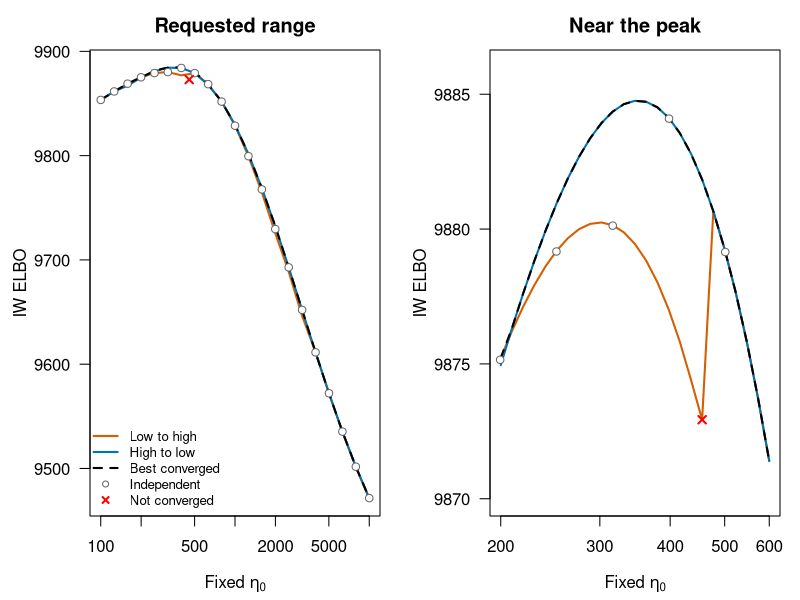
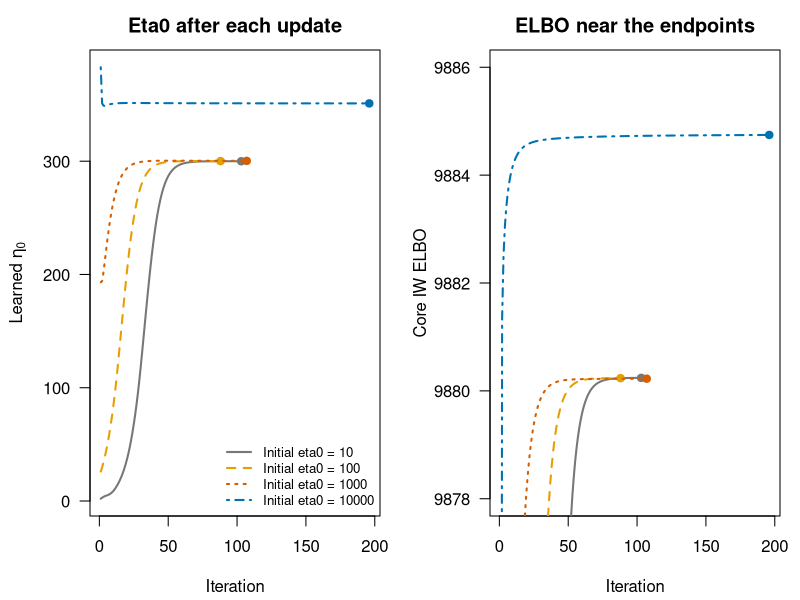

These figures' R source, in order:
## ---- chunk 1
coarse <- read.csv("data/iw-eta-profile/profile_results.csv")
fine <- read.csv("data/iw-eta-profile/refined_results.csv")
cols <- c("path", "eta0_fixed", "elbo", "converged")
fits <- rbind(coarse[, cols], fine[, cols])
stopifnot(nrow(coarse) == 63, nrow(fine) == 51,
          all(coarse$converged), sum(!fine$converged) == 1)

# Highest converged ELBO found at each fixed eta0.
best_found <- function(x) {
  x <- x[x$converged, ]
  x <- x[order(-x$elbo), ]
  x <- x[!duplicated(round(x$eta0_fixed, 8)), ]
  x[order(x$eta0_fixed), ]
}
profile <- best_found(fits)
fine_profile <- best_found(fine)
## ---- chunk 2
local_peaks <- function(x) {
  x <- x[order(x$eta0_fixed), ]
  y <- x$elbo
  i <- which(y[2:(length(y)-1)] > y[1:(length(y)-2)] &
             y[2:(length(y)-1)] > y[3:length(y)]) + 1L
  x[i, ]
}
lower <- local_peaks(subset(fine, path == "ascending" & converged))[1, ]
higher <- fine_profile[which.max(fine_profile$elbo), ]
knitr::kable(data.frame(
  branch=c("Lower branch", "Higher branch"),
  eta0=c(lower$eta0_fixed, higher$eta0_fixed),
  ELBO=c(lower$elbo, higher$elbo)
), digits=3, row.names=FALSE)
## ---- chunk 3
oldpar <- par(mfrow=c(1, 2), mar=c(4.2, 4.5, 2.5, 1))
colors <- c(ascending="#D55E00", descending="#0072B2")
draw_profile <- function(points, envelope, xlim, ylim, title) {
  plot(envelope$eta0_fixed, envelope$elbo, type="n", log="x",
       xlim=xlim, ylim=ylim, xlab=expression("Fixed " * eta[0]),
       ylab="IW ELBO", main=title, las=1)
  for (path in names(colors)) {
    d <- points[points$path == path, ]
    d <- d[order(d$eta0_fixed), ]
    lines(d$eta0_fixed, d$elbo, col=colors[path], lwd=2)
  }
  lines(envelope$eta0_fixed, envelope$elbo, lty=2, lwd=2)
  cold <- subset(coarse, path == "cold")
  points(cold$eta0_fixed, cold$elbo, pch=21, bg="white", col="grey40")
  failed <- fits[!fits$converged, ]
  points(failed$eta0_fixed, failed$elbo, pch=4, col="red", lwd=2)
}
draw_profile(coarse, profile, c(100, 10000), range(fits$elbo),
             "Requested range")
legend("bottomleft",
       c("Low to high", "High to low", "Best converged", "Independent", "Not converged"),
       col=c(colors, "black", "grey40", "red"),
       lty=c(1, 1, 2, NA, NA), pch=c(NA, NA, NA, 1, 4),
       lwd=c(2, 2, 2, NA, 2), bty="n", cex=0.8)
draw_profile(fine, fine_profile, c(200, 600), c(9870, 9886),
             "Near the peak")
par(oldpar)
## ---- chunk 4
branch_cs <- read.csv("data/iw-eta-profile/branch_cs_summary.csv")
branch_cs <- subset(branch_cs, checkpoint %in% c("ascending_10", "descending_13"))
stopifnot(all(branch_cs$converged),
          identical(branch_cs$n_cs, c(1L, 2L)),
          all(branch_cs$would_trigger_fallback == (branch_cs$n_cs <= 1)))
knitr::kable(data.frame(
  Solution=branch_cs$solution,
  eta0=branch_cs$eta0,
  ELBO=branch_cs$elbo,
  CSs=branch_cs$n_cs,
  `CS sizes`=branch_cs$cs_sizes,
  `Would trigger SER fallback`=ifelse(branch_cs$would_trigger_fallback, "Yes", "No"),
  check.names=FALSE
), digits=3, row.names=FALSE)
## ---- chunk 5
starts <- read.csv("data/iw-eta-profile/initialization_summary.csv")
trajectories <- read.csv("data/iw-eta-profile/initialization_trajectories.csv")
stopifnot(nrow(starts) == 4, all(starts$converged),
          all(starts$core_converged), all(starts$optimizer_converged),
          all(starts$relative_change < 1e-8),
          all(starts$fallback == (starts$raw_n_cs <= 1)))
knitr::kable(data.frame(
  `Initial eta0`=starts$initial_eta0,
  `Learned eta0`=starts$eta0,
  `IW ELBO`=starts$core_elbo,
  Iterations=starts$iterations,
  `IW CSs`=starts$raw_n_cs,
  `SER fallback`=ifelse(starts$fallback, "Yes", "No"),
  Converged=starts$converged, check.names=FALSE
), digits=3, row.names=FALSE)
## ---- chunk 6
oldpar <- par(mfrow=c(1, 2), mar=c(4.2, 4.5, 2.5, 1))
start_colors <- c("#777777", "#E69F00", "#D55E00", "#0072B2")
xlim <- range(trajectories$iteration)
plot(NA, xlim=xlim, ylim=range(trajectories$eta0),
     xlab="Iteration", ylab=expression("Learned " * eta[0]),
     main="Eta0 after each update", las=1)
for (i in seq_len(nrow(starts))) {
  d <- subset(trajectories, initial_eta0 == starts$initial_eta0[i])
  lines(d$iteration, d$eta0, col=start_colors[i], lwd=2, lty=i)
  points(tail(d$iteration, 1), tail(d$eta0, 1), col=start_colors[i], pch=19)
}
legend("bottomright", paste("Initial eta0 =", starts$initial_eta0),
       col=start_colors, lty=seq_len(nrow(starts)), lwd=2, bty="n", cex=0.8)
plot(NA, xlim=xlim, ylim=c(9878, 9886),
     xlab="Iteration", ylab="Core IW ELBO",
     main="ELBO near the endpoints", las=1)
for (i in seq_len(nrow(starts))) {
  d <- subset(trajectories, initial_eta0 == starts$initial_eta0[i])
  lines(d$iteration, d$elbo, col=start_colors[i], lwd=2, lty=i)
  points(tail(d$iteration, 1), tail(d$elbo, 1), col=start_colors[i], pch=19)
}
par(oldpar)
## ---- chunk 7
peaks <- local_peaks(fine_profile)
stopifnot(nrow(peaks) == 1)
knitr::kable(peaks[, c("eta0_fixed", "elbo")], digits=3, row.names=FALSE)
